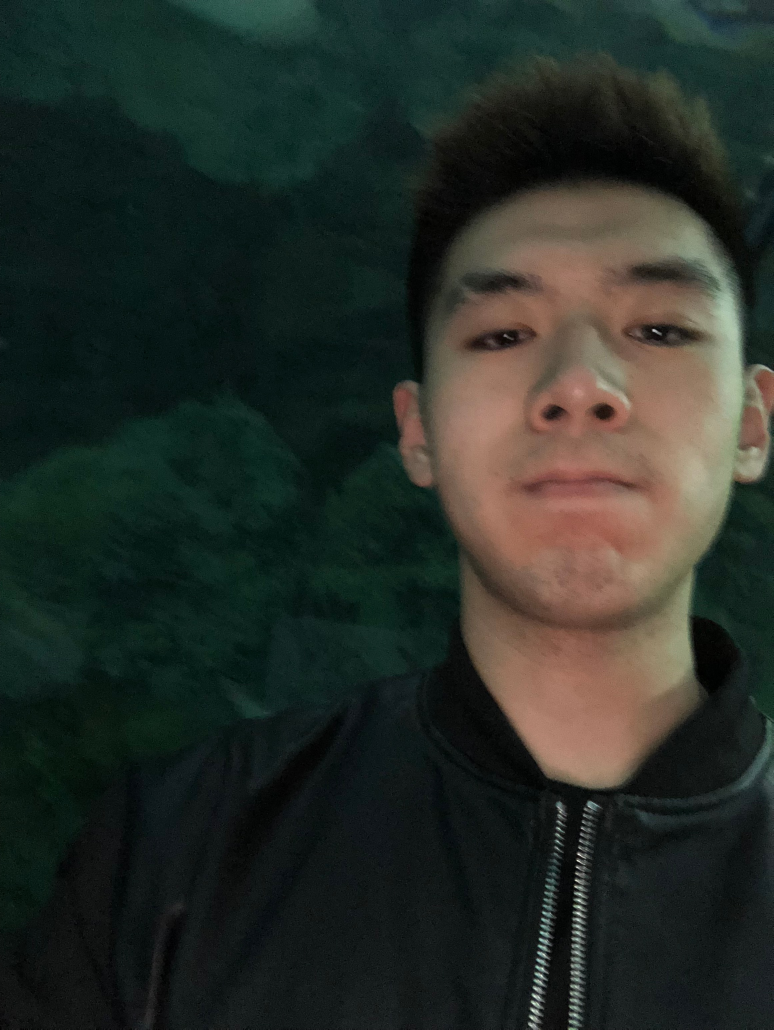
#> input picture Test Scripts/chris.jpg, 2320 x 3088 px (shown at 1/3 size)
$ python 'Geometric Shapes.py'
#> lines starting #> are read from the running program, lines starting #| are printed output that depends on the picture
import cv2
import numpy as np

img = cv2.imread('chris.jpg', 1)
#> img is the input picture: shape (3088, 2320, 3); mean B, G, R 39.6, 45.5, 39

img = cv2.rectangle(img, (1100, 500), (2300, 1800), (0, 0, 255), 20)
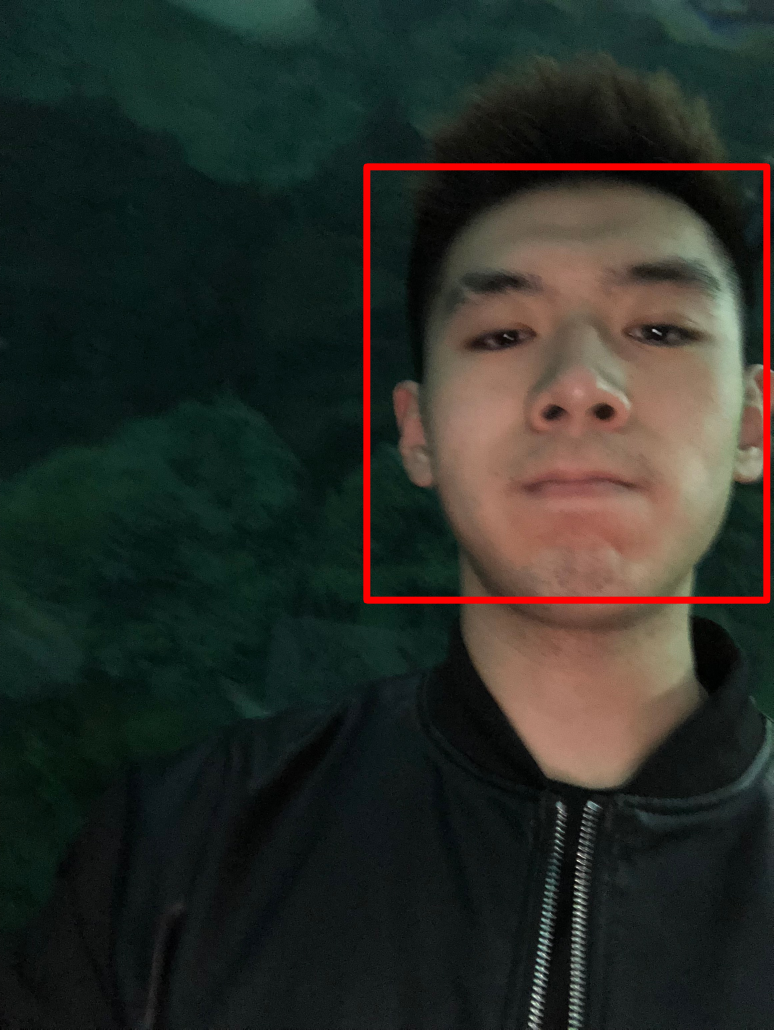
#> img: shape (3088, 2320, 3) (shown at 1/3 size); mean B, G, R 39, 44.9, 42.2
font = cv2.FONT_HERSHEY_PLAIN
img = cv2.putText(img, 'target', (1100, 400), font, 8, (0, 0, 255), 3, cv2.LINE_AA)

cv2.imshow('image', img)

key = cv2.waitKey(0)
#> (key Esc is pressed here)
if key == ord('s'):
    cv2.imwrite('cool dude but with line.jpg', img)
    cv2.destroyAllWindows()
else:
    cv2.destroyAllWindows()
